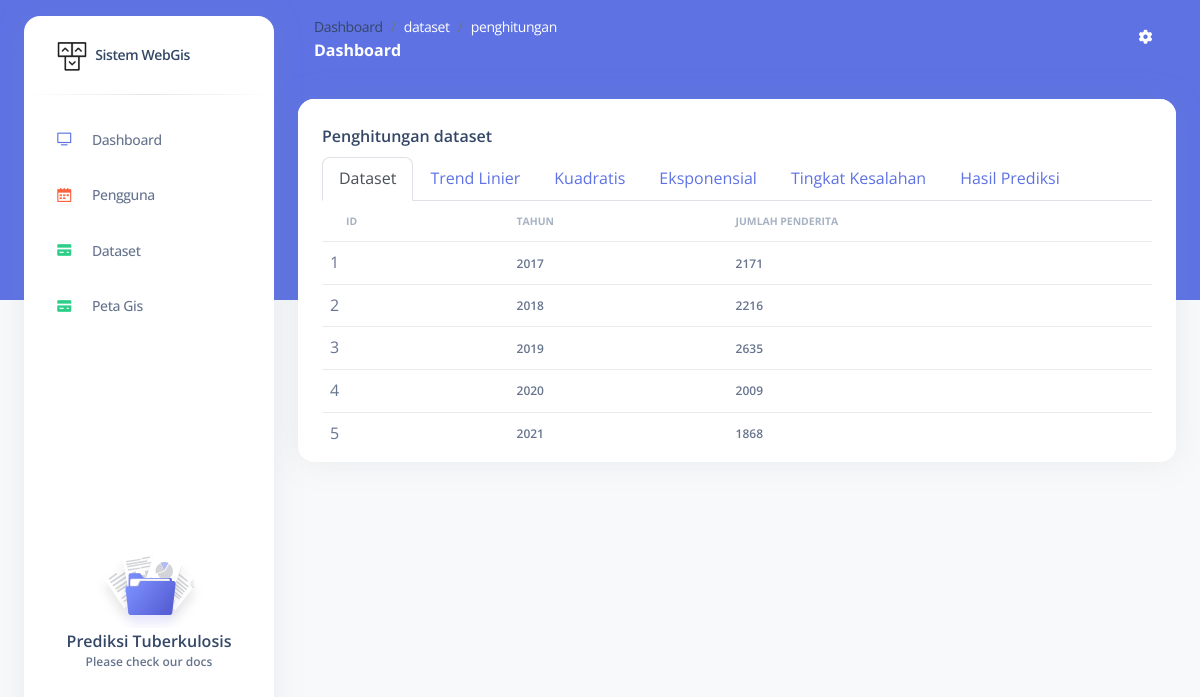
The app's page /index.php/dataset/penghitungan with its own data.
### tables this page shows
CREATE TABLE `dataset` (
  `id` int(3) NOT NULL,
  `tahun` year(4) NOT NULL,
  `jumlah` int(7) DEFAULT NULL,
  `x` int(3) DEFAULT NULL
);

### application/views/backend/layout/content.php (called while the page is built)
<?php
include str_replace("system", "application/views/backend/content", BASEPATH)."/$content.php";
 ?>

### application/controllers/Dataset.php (called while the page is built, shortened)
<?php
class Dataset extends CI_Controller {
	function __construct()
  	{
		$this->low = "dataset";
		$this->cap = "Dataset";
		$this->load->helper("Response_helper");
		$this->load->helper("Input_helper");
    }
	public function penghitungan(){
		$data['title'] = "Penghitungan $this->cap";
		$data['content'] = "$this->low/_detail";
		$data['type'] = 'Penghitungan';
		$data['data'] = $this->db->get("$this->low")->result_array();
		$this->load->view('backend/index',$data);
	}
}

### index.php (called while the page is built, shortened)
<?php
require_once BASEPATH.'core/CodeIgniter.php';

### application/views/backend/content/dataset/_detail.php (the view, shortened to what this page needs)
<div class="container-fluid py-4">
      <div class="row">
        <div class="col-12">
          <div class="card mb-4">
            <div class="card-header pb-0">
              <h6>Penghitungan dataset</h6>
            </div>
            <div class="card-body px-0 pt-0 pb-2">
              <div class="container">
                <ul class="nav nav-tabs" id="myTab" role="tablist">
                  <li class="nav-item" role="presentation">
                    <button class="nav-link active" id="home-tab" data-bs-toggle="tab" data-bs-target="#dataset" type="button" role="tab" aria-controls="home" aria-selected="true">Dataset</button>
                  </li>
                  <li class="nav-item" role="presentation">
                    <button class="nav-link" id="profile-tab" data-bs-toggle="tab" data-bs-target="#linear" type="button" role="tab" aria-controls="profile" aria-selected="false">Trend Linier</button>
                  </li>
                  <li class="nav-item" role="presentation">
                    <button class="nav-link" id="contact-tab" data-bs-toggle="tab" data-bs-target="#kuadratis" type="button" role="tab" aria-controls="contact" aria-selected="false">Kuadratis</button>
                  </li>
                  <li class="nav-item" role="presentation">
                    <button class="nav-link" id="contact-tab" data-bs-toggle="tab" data-bs-target="#eksponensial" type="button" role="tab" aria-controls="contact" aria-selected="false">Eksponensial</button>
                  </li>
                  <li class="nav-item" role="presentation">
                    <button class="nav-link" id="contact-tab" data-bs-toggle="tab" data-bs-target="#kesalahan" type="button" role="tab" aria-controls="contact" aria-selected="false">Tingkat Kesalahan</button>
                  </li>
                  <li class="nav-item" role="presentation">
                    <button class="nav-link" id="contact-tab" data-bs-toggle="tab" data-bs-target="#hasil" type="button" role="tab" aria-controls="contact" aria-selected="false">Hasil Prediksi</button>
                  </li>
                </ul>
                <div class="tab-content" id="myTabContent">
                  <div class="tab-pane fade show active" id="dataset" role="tabpanel" aria-labelledby="home-tab">
                    <div class="table-responsive p-0">
                      <table class="table align-items-center mb-0">
                        <thead>
                          <tr>
                            <th class="text-uppercase text-secondary text-xxs font-weight-bolder opacity-7">ID</th>
                            <th class="text-uppercase text-secondary text-xxs font-weight-bolder opacity-7 ps-2">Tahun</th>
                            <th class="text-uppercase text-secondary text-xxs font-weight-bolder opacity-7 ps-2">Jumlah Penderita</th>
                          </tr>
                        </thead>
                        <tbody>
                        <?php
                          $no = 1;
                          foreach ($data as $d) {
                          ?>
                          <tr>
                          <td><?= $no ?></td>
                          <td>
                              <p class="text-xs font-weight-bold mb-0"><?= $d['tahun'] ?></p>
                            </td>
                            <td>
                              <p class="text-xs font-weight-bold mb-0"><?= $d['jumlah'] ?></p>
                            </td>
                          </tr>
                          <?php $no++;} ?>
                        </tbody>
                      </table>
                    </div>
                  </div>
                </div>
              </div>
            </div>
          </div>
        </div>
      </div>
    </div>

### records on screen
dataset: tahun "2017", jumlah "2171"
dataset: tahun "2018", jumlah "2216"
dataset: tahun "2019", jumlah "2635"
dataset: tahun "2020", jumlah "2009"
dataset: tahun "2021", jumlah "1868"

### other values on screen
$link[$i] "dataset"
$link[$i] "penghitungan"
